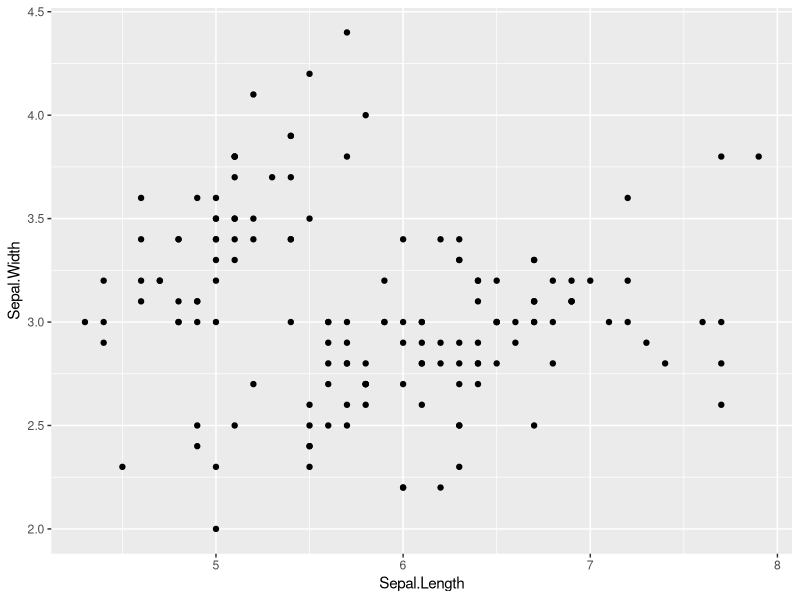
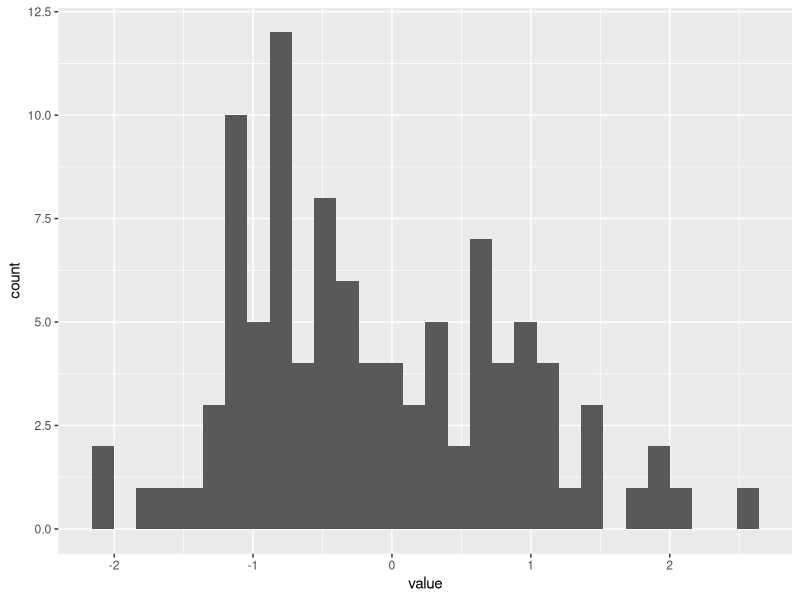
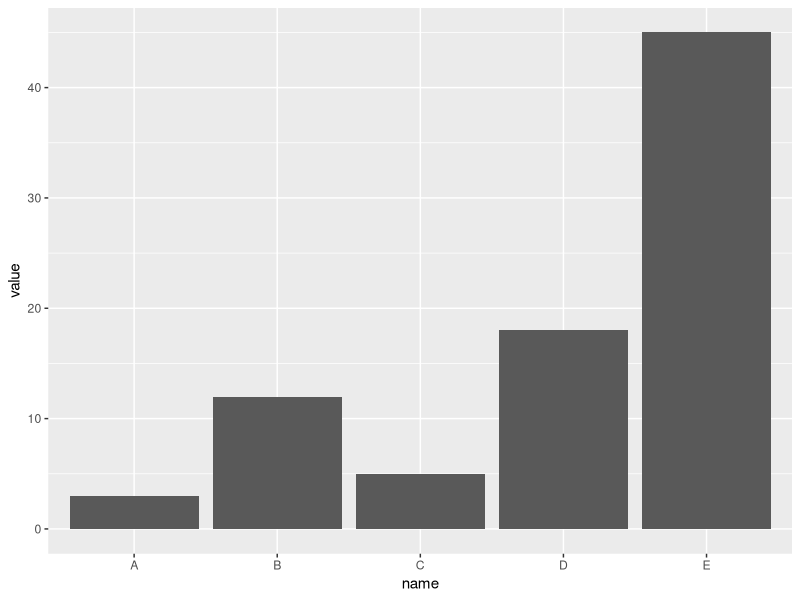
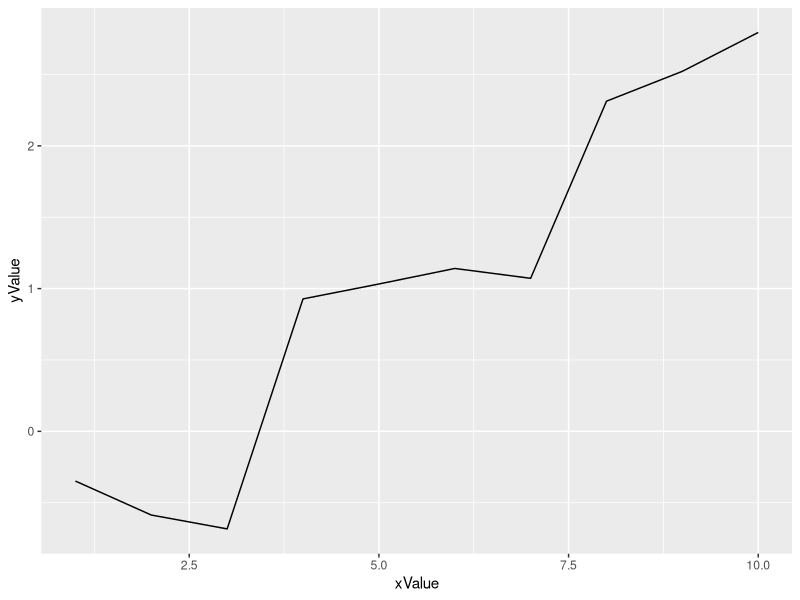
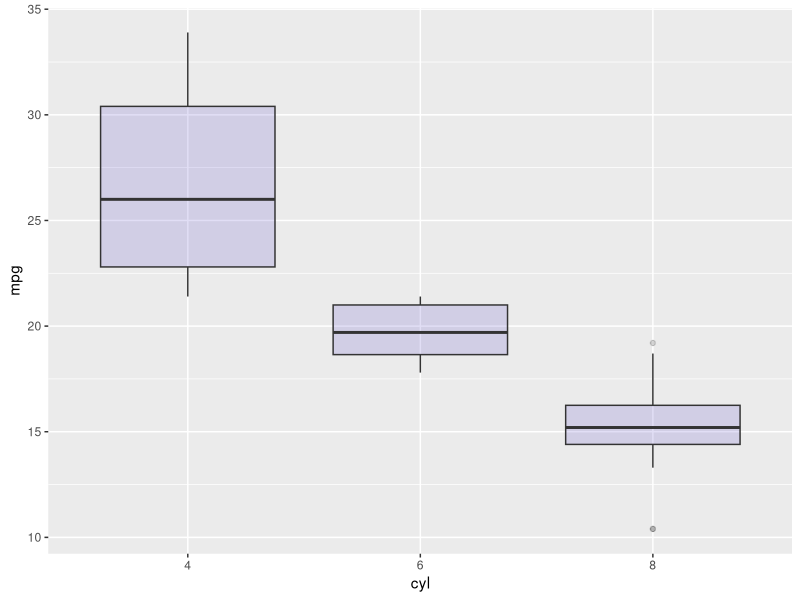
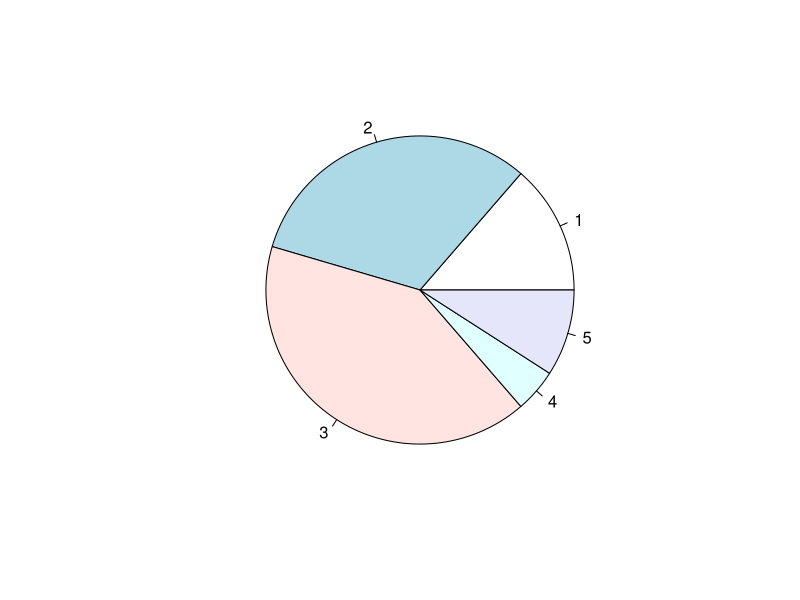

Write the R code that produced these figures, in order.
## ---- chunk 1
library(ggplot2)
## ---- chunk 2
ggplot(iris, aes(x=Sepal.Length, y=Sepal.Width)) + 
    geom_point()
## ---- chunk 3
# dataset:
data=data.frame(value=rnorm(100))

# basic histogram
ggplot(data, aes(x=value)) + 
  geom_histogram()
## ---- chunk 4
# Create data
data <- data.frame(
  name=c("A","B","C","D","E") ,  
  value=c(3,12,5,18,45)
  )

# Barplot
ggplot(data, aes(x=name, y=value)) + 
  geom_bar(stat = "identity")
## ---- chunk 5
# create data
xValue <- 1:10
yValue <- cumsum(rnorm(10))
data <- data.frame(xValue,yValue)

# Plot
ggplot(data, aes(x=xValue, y=yValue)) +
  geom_line()
## ---- chunk 6
# A really basic boxplot.
ggplot(mtcars, aes(x=as.factor(cyl), y=mpg)) + 
    geom_boxplot(fill="slateblue", alpha=0.2) + 
    xlab("cyl")
## ---- chunk 7
Prop <- c(3,7,9,1,2)
 
# Make the default Pie Plot
pie(Prop)
